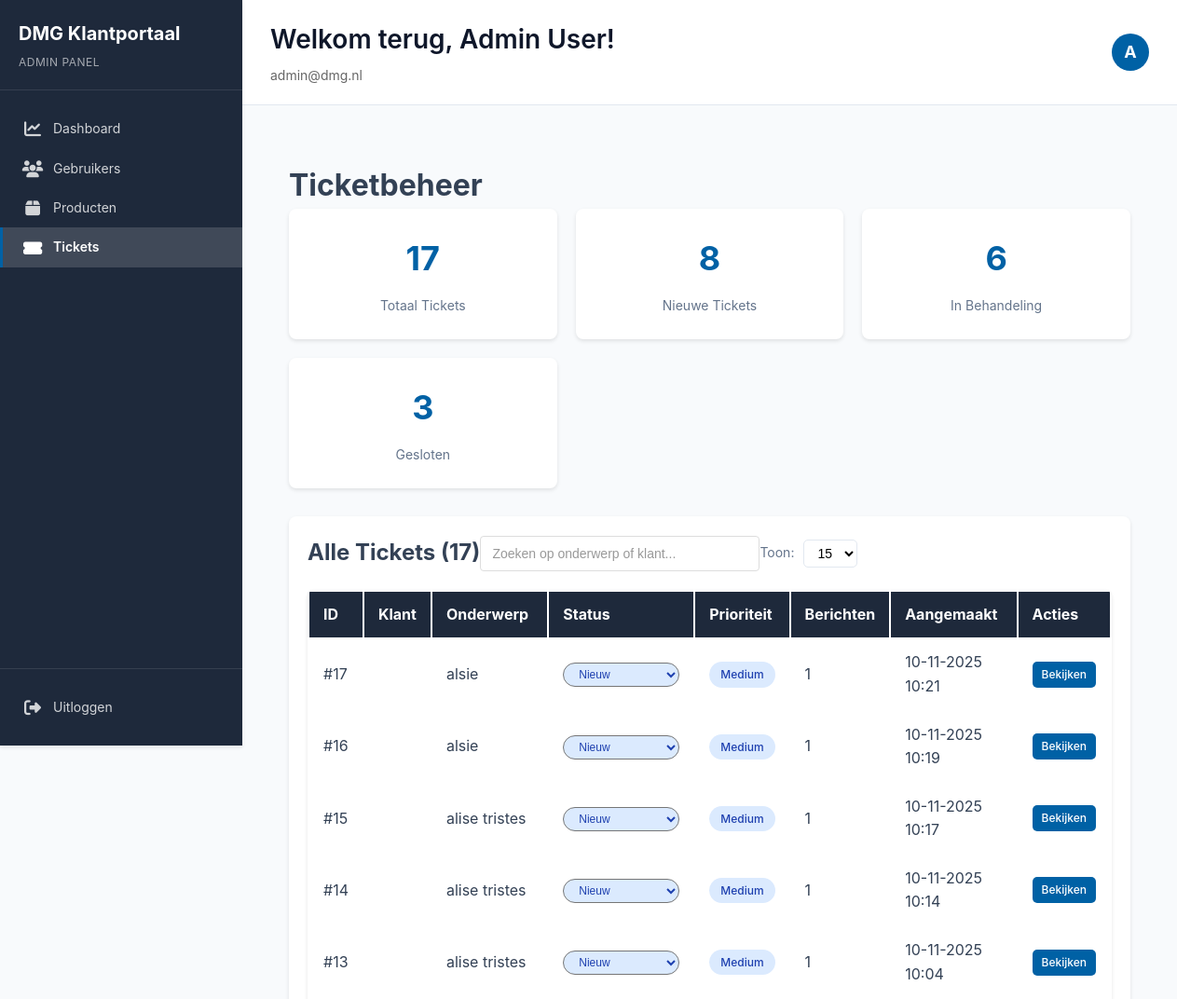
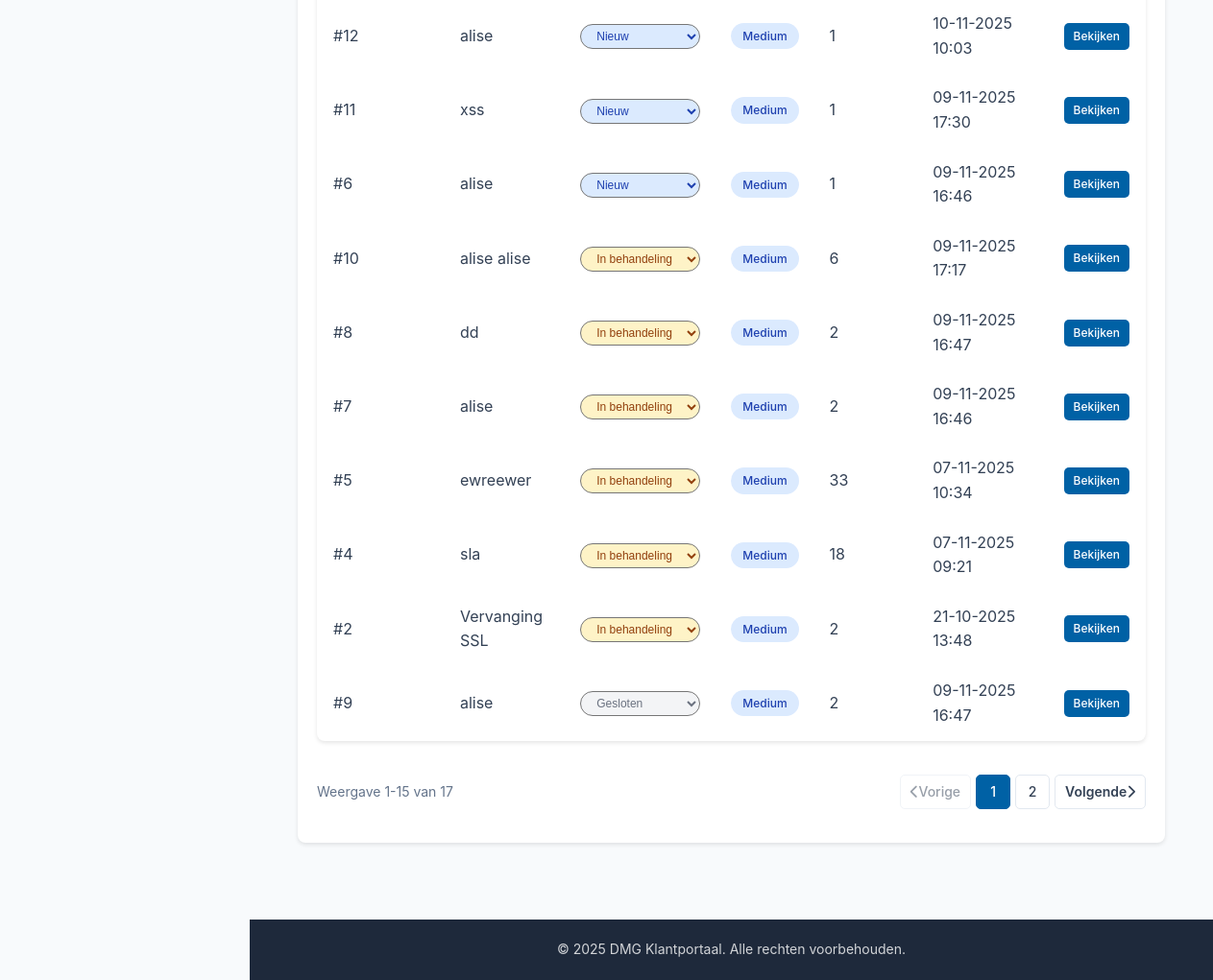
/views/admin/tickets.php (signed in), run on the app's committed database (2 pictures, top to bottom).
### tables this page shows
CREATE TABLE tickets (
    id INT AUTO_INCREMENT PRIMARY KEY,
    user_id INT NOT NULL,
    subject VARCHAR(255) NOT NULL,
    status ENUM('new', 'in_progress', 'closed') NOT NULL DEFAULT 'new',
    priority ENUM('low', 'medium', 'high', 'urgent') NOT NULL DEFAULT 'medium',
    created_at TIMESTAMP DEFAULT CURRENT_TIMESTAMP,
    updated_at TIMESTAMP DEFAULT CURRENT_TIMESTAMP ON UPDATE CURRENT_TIMESTAMP,
    closed_at TIMESTAMP NULL,
    FOREIGN KEY (user_id) REFERENCES users(id) ON DELETE CASCADE,
    INDEX idx_user_id (user_id),
    INDEX idx_status (status),
    INDEX idx_created_at (created_at)
);

### src/classes/Ticket.php (called while the page is built, shortened)
<?php
class Ticket {
    private $db;
    public function __construct() {
        $this->db = Database::getInstance()->getConnection();
    }
    public function getStatistics() {
        $stmt = $this->db->query("
            SELECT
                COUNT(*) as total,
                SUM(CASE WHEN status = 'new' THEN 1 ELSE 0 END) as new_tickets,
                SUM(CASE WHEN status = 'in_progress' THEN 1 ELSE 0 END) as in_progress,
                SUM(CASE WHEN status = 'closed' THEN 1 ELSE 0 END) as closed
            FROM tickets
        ");
        return $stmt->fetch();
    }
}

### src/config/database.php (called while the page is built, shortened)
<?php
class Database {
    private static $instance = null;
    private $connection;
    private function __construct() {
        $dsn = "mysql:host=" . DB_HOST . ";dbname=" . DB_NAME . ";charset=" . DB_CHARSET;
        $options = [
            PDO::ATTR_ERRMODE            => PDO::ERRMODE_EXCEPTION,
            PDO::ATTR_DEFAULT_FETCH_MODE => PDO::FETCH_ASSOC,
            PDO::ATTR_EMULATE_PREPARES   => false,
        ];
        try {
            $this->connection = new PDO($dsn, DB_USER, DB_PASSWORD, $options);
        } catch (PDOException $e) {
            throw new Exception("Connection failed: " . $e->getMessage());
        }
    }
    public static function getInstance() {
        if (self::$instance === null) {
            self::$instance = new self();
        }
        return self::$instance;
    }
    public function getConnection() {
        return $this->connection;
    }
}

### src/controllers/admin/TicketsController.php (called while the page is built, shortened)
<?php
class TicketsController
{
    private $db;
    private $ticketModel;
    public function __construct()
    {
        require_once __DIR__ . '/../../config/Database.php';
        require_once __DIR__ . '/../../classes/Ticket.php';
        require_once __DIR__ . '/../../classes/Paginator.php';
        $this->db = Database::getInstance()->getConnection();
        $this->ticketModel = new Ticket();
    }
    public function index()
    {
        $data = [];
        $page = isset($_GET['page']) ? max(1, (int)$_GET['page']) : 1;
        $perPage = isset($_GET['per_page']) ? max(5, min(100, (int)$_GET['per_page'])) : 15;
        $countQuery = "SELECT COUNT(*) FROM tickets";
        $data['paginator'] = Paginator::fromQuery($this->db, $countQuery, [], $perPage, $page);
        $stmt = $this->db->prepare("
            SELECT
                t.*,
                u.first_name,
                u.last_name,
                u.email,
                (SELECT COUNT(*) FROM ticket_messages WHERE ticket_id = t.id) as message_count
            FROM tickets t
            LEFT JOIN users u ON t.user_id = u.id
            ORDER BY
                CASE
                    WHEN t.status = 'new' THEN 1
                    WHEN t.status = 'in_progress' THEN 2
                    WHEN t.status = 'closed' THEN 3
                END,
                t.created_at DESC
            " . $data['paginator']->getLimitClause()
        );
        $stmt->execute();
        $data['tickets'] = $stmt->fetchAll(PDO::FETCH_ASSOC);
        $data['stats'] = $this->ticketModel->getStatistics();
        $data['perPage'] = $perPage;
        return $data;
    }
}

### src/views/admin/tickets.php (the view, shortened to what this page needs)
<?php
require_once __DIR__ . '/../../config/Database.php';
require_once __DIR__ . '/../../controllers/admin/TicketsController.php';
$controller = new TicketsController();
$data = $controller->index();
extract($data);
$search = trim($_GET['search'] ?? '');
?>
<?php include __DIR__ . '/../../includes/header.php'; ?>
<div class="container">
    <h1>Ticketbeheer</h1>
    <div class="stats-grid">
        <div class="stat-card">
            <h3><?php echo $stats['total']; ?></h3>
            <p>Totaal Tickets</p>
        </div>
        <div class="stat-card">
            <h3><?php echo $stats['new_tickets']; ?></h3>
            <p>Nieuwe Tickets</p>
        </div>
        <div class="stat-card">
            <h3><?php echo $stats['in_progress']; ?></h3>
            <p>In Behandeling</p>
        </div>
        <div class="stat-card">
            <h3><?php echo $stats['closed']; ?></h3>
            <p>Gesloten</p>
        </div>
    </div>
    <div class="table-container">
        <div class="table-header">
            <h2>Alle Tickets (<?php echo $paginator->getTotalItems(); ?>)</h2>
            <input
                type="text"
                id="ticketSearch"
                class="search-box"
                placeholder="Zoeken op onderwerp of klant..."
                value="<?php echo htmlspecialchars($search); ?>"
                onkeyup="filterTickets(this.value)"
            >
            <div class="table-actions">
                <div class="per-page-selector">
                    <label>Toon:</label>
                    <select onchange="window.location.href='?per_page='+this.value">
                        <option value="15" <?php echo $perPage == 15 ? 'selected' : ''; ?>>15</option>
                    </select>
                </div>
            </div>
        </div>
        <table class="data-table">
            <thead>
                <tr>
                    <th>ID</th>
                    <th>Klant</th>
                    <th>Onderwerp</th>
                    <th>Status</th>
                    <th>Prioriteit</th>
                    <th>Berichten</th>
                    <th>Aangemaakt</th>
                    <th>Acties</th>
                </tr>
            </thead>
            <tbody>
                <?php foreach ($tickets as $ticket): ?>
                    <tr class="ticket-row" data-search="<?php echo strtolower(htmlspecialchars($ticket['subject'] . ' ' . $ticket['first_name'] . ' ' . $ticket['last_name'] . ' ' . $ticket['email'])); ?>">
                        <td>#<?php echo $ticket['id']; ?></td>
                        <td>
                            <br><small><?php echo htmlspecialchars($ticket['email']); ?></small>
                        </td>
                        <td><?php echo htmlspecialchars($ticket['subject']); ?></td>
                        <td>
                            <form method="POST" class="inline-form">
                                <select name="status" onchange="this.form.submit()" class="badge badge-<?php echo $ticket['status']; ?>"
                                    class="btn-icon">
                                    <option value="new" <?php echo $ticket['status'] === 'new' ? 'selected' : ''; ?>>Nieuw</option>
                                    <option value="in_progress" <?php echo $ticket['status'] === 'in_progress' ? 'selected' : ''; ?>>In behandeling</option>
                                    <option value="closed" <?php echo $ticket['status'] === 'closed' ? 'selected' : ''; ?>>Gesloten</option>
                                </select>
                            </form>
                        </td>
                        <td><span class="badge badge-priority-<?php echo $ticket['priority']; ?>"><?php echo ucfirst($ticket['priority']); ?></span></td>
                        <td><?php echo $ticket['message_count']; ?></td>
                        <td><?php echo date('d-m-Y H:i', strtotime($ticket['created_at'])); ?></td>
                        <td>
                            <a href="/views/admin/ticket-detail.php?id=<?php echo $ticket['id']; ?>" class="btn btn-sm btn-primary">Bekijken</a>
                        </td>
                    </tr>
                <?php endforeach; ?>
            </tbody>
        </table>
        <?php echo $paginator->render('tickets.php', ['per_page' => $perPage]); ?>
    </div>
</div>
<?php include __DIR__ . '/../../includes/footer.php'; ?>

### src/includes/header.php (shortened to what this page needs)
<?php
$isAdmin = ($_SESSION['user_role'] ?? '') === 'admin';
$userName = $_SESSION['user_name'] ?? 'Gebruiker';
$userEmail = $_SESSION['user_email'] ?? '';
$currentPath = parse_url($_SERVER['REQUEST_URI'] ?? '/', PHP_URL_PATH) ?? '/';
function navActive($linkPath, $currentPath) {
    $cp = rtrim($currentPath, '/');
    $lp = rtrim($linkPath, '/');
    return strpos($cp, $lp) !== false ? 'active' : '';
}
?>
<!DOCTYPE html>
<html lang="nl">
<head>
    <link rel="stylesheet" href="https://cdnjs.cloudflare.com/ajax/libs/font-awesome/6.4.0/css/all.min.css">
    <link rel="stylesheet" href="/css/style.css">
    <link rel="stylesheet" href="/css/custom-components.css">
</head>
<body>
    <div class="layout-wrapper">
        <aside class="sidebar <?php echo $isAdmin ? 'sidebar-admin' : 'sidebar-customer'; ?>">
            <div class="sidebar-header">
                <h2 class="sidebar-logo"><?php echo APP_NAME; ?></h2>
                <p class="sidebar-role"><?php echo $isAdmin ? 'Admin Panel' : 'Klantportaal'; ?></p>
            </div>
            <nav class="sidebar-nav">
                <?php if ($isAdmin): ?>
                    <a href="/views/admin/dashboard.php" class="nav-item <?php echo navActive('/admin/dashboard.php', $currentPath); ?>">
                        <i class="nav-icon fas fa-chart-line"></i>
                        <span class="nav-text">Dashboard</span>
                    </a>
                    <a href="/views/admin/users.php" class="nav-item <?php echo navActive('/admin/users.php', $currentPath); ?>">
                        <i class="nav-icon fas fa-users"></i>
                        <span class="nav-text">Gebruikers</span>
                    </a>
                    <a href="/views/admin/products.php" class="nav-item <?php echo navActive('/admin/products.php', $currentPath); ?>">
                        <i class="nav-icon fas fa-box"></i>
                        <span class="nav-text">Producten</span>
                    </a>
                    <a href="/views/admin/tickets.php" class="nav-item <?php echo navActive('/admin/tickets.php', $currentPath); ?>">
                        <i class="nav-icon fas fa-ticket-alt"></i>
                        <span class="nav-text">Tickets</span>
                    </a>
                <?php endif; ?>
            </nav>
            <div class="sidebar-footer">
                <a href="/logout.php" class="nav-item nav-logout">
                    <i class="nav-icon fas fa-sign-out-alt"></i>
                    <span class="nav-text">Uitloggen</span>
                </a>
            </div>
        </aside>
        <div class="main-content">
            <header class="welcome-header">
                <div class="welcome-info">
                    <h1 class="welcome-title">Welkom terug, <?php echo htmlspecialchars($userName); ?>!</h1>
                    <p class="welcome-subtitle"><?php echo htmlspecialchars($userEmail); ?></p>
                </div>
                <div class="header-actions">
                    <div class="user-avatar">
                        <?php echo strtoupper(substr($userName, 0, 1)); ?>
                    </div>
                </div>
            </header>
            <div class="page-content">

### src/classes/Paginator.php (shortened to what this page needs)
<?php
class Paginator {
    private $totalItems;
    private $itemsPerPage;
    private $currentPage;
    private $totalPages;
    private $offset;
    public function __construct($totalItems, $itemsPerPage = 10, $currentPage = 1) {
        $this->totalItems = max(0, (int)$totalItems);
        $this->itemsPerPage = max(1, (int)$itemsPerPage);
        $this->currentPage = max(1, (int)$currentPage);
        $this->totalPages = max(1, (int)ceil($this->totalItems / $this->itemsPerPage));
        $this->offset = ($this->currentPage - 1) * $this->itemsPerPage;
    }
    public function getLimitClause() {
        return "LIMIT {$this->itemsPerPage} OFFSET {$this->offset}";
    }
    public function getTotalItems() {
        return $this->totalItems;
    }
    public function hasPreviousPage() {
        return $this->currentPage > 1;
    }
    public function hasNextPage() {
        return $this->currentPage < $this->totalPages;
    }
    public function getPageInfo() {
        $start = $this->offset + 1;
        $end = min($this->offset + $this->itemsPerPage, $this->totalItems);
        return "Weergave {$start}-{$end} van {$this->totalItems}";
    }
    public function getPageNumbers($adjacentPages = 2) {
        $pages = [];
        $pages[] = 1;
        $rangeStart = max(2, $this->currentPage - $adjacentPages);
        $rangeEnd = min($this->totalPages - 1, $this->currentPage + $adjacentPages);
        for ($i = $rangeStart; $i <= $rangeEnd; $i++) {
            $pages[] = $i;
        }
        if ($this->totalPages > 1) {
            $pages[] = $this->totalPages;
        }
        return $pages;
    }
    public function render($baseUrl = '', $additionalParams = [], $pageParamName = 'page') {
        $urlParts = parse_url($baseUrl);
        $queryParams = [];
        $queryParams = array_merge($queryParams, $additionalParams);
        $cleanUrl = $urlParts['path'] ?? '';
        $buildUrl = function($page) use ($cleanUrl, $queryParams, $pageParamName) {
            $params = array_merge($queryParams, [$pageParamName => $page]);
            return $cleanUrl . '?' . http_build_query($params);
        };
        $html = '<div class="pagination-wrapper">';
        $html .= '<div class="pagination-info">' . htmlspecialchars($this->getPageInfo()) . '</div>';
        $html .= '<ul class="pagination">';
        if ($this->hasPreviousPage()) {
            $html .= '<li class="prev"><a href="' . htmlspecialchars($buildUrl($this->currentPage - 1)) . '"><i class="fas fa-chevron-left"></i> Vorige</a></li>';
        } else {
            $html .= '<li class="prev disabled"><span><i class="fas fa-chevron-left"></i> Vorige</span></li>';
        }
        foreach ($this->getPageNumbers() as $page) {
            if ($page === '...') {
                $html .= '<li class="dots"><span>...</span></li>';
            } elseif ($page == $this->currentPage) {
                $html .= '<li class="active"><span>' . $page . '</span></li>';
            } else {
                $html .= '<li><a href="' . htmlspecialchars($buildUrl($page)) . '">' . $page . '</a></li>';
            }
        }
        if ($this->hasNextPage()) {
            $html .= '<li class="next"><a href="' . htmlspecialchars($buildUrl($this->currentPage + 1)) . '">Volgende <i class="fas fa-chevron-right"></i></a></li>';
        } else {
            $html .= '<li class="next disabled"><span>Volgende <i class="fas fa-chevron-right"></i></span></li>';
        }
        $html .= '</ul>';
        $html .= '</div>';
        return $html;
    }
    public static function fromQuery($pdo, $countQuery, $countParams = [], $itemsPerPage = 10, $currentPage = 1) {
        $stmt = $pdo->prepare($countQuery);
        $stmt->execute($countParams);
        $totalItems = $stmt->fetchColumn();
        return new self($totalItems, $itemsPerPage, $currentPage);
    }
}

### src/includes/footer.php (shortened to what this page needs)
            </div>
                            <footer class="main-footer">
                    <div class="footer-content">
                        <p>&copy; <?php echo date('Y'); ?> <?php echo APP_NAME; ?>. Alle rechten voorbehouden.</p>
                    </div>
                </footer>
        </div>
    </div>
</body>
</html>

### src/css/custom-components.css (style rules this page uses)
.welcome-subtitle { margin: 5px 0 0 0; font-size: 14px; color: #666; }
.header-actions { display: flex; align-items: center; gap: 10px; }
.user-avatar { width: 40px; height: 40px; background: var(--primary-color); color: white; border-radius: 50%; display: flex; align-items: center; justify-content: center; font-weight: bold; font-size: 18px; }
.inline-form { display: inline; }
.search-box { width: 100%; max-width: 300px; padding: 10px 12px; border: 1px solid #ddd; border-radius: 4px; font-size: 14px; transition: border-color 0.3s ease, box-shadow 0.3s ease; }
.search-box::placeholder { color: #999; }

### data on the page
tickets: id "17", subject "alsie", status "Nieuw", priority "Medium", message_count "1", created_at "10-11-2025 10:21"
tickets: id "16", subject "alsie", status "Nieuw", priority "Medium", message_count "1", created_at "10-11-2025 10:19"
tickets: id "15", subject "alise tristes", status "Nieuw", priority "Medium", message_count "1", created_at "10-11-2025 10:17"
tickets: id "14", subject "alise tristes", status "Nieuw", priority "Medium", message_count "1", created_at "10-11-2025 10:14"
tickets: id "13", subject "alise tristes", status "Nieuw", priority "Medium", message_count "1", created_at "10-11-2025 10:04"
tickets: id "12", subject "alise", status "Nieuw", priority "Medium", message_count "1", created_at "10-11-2025 10:03"
tickets: id "11", subject "xss", status "Nieuw", priority "Medium", message_count "1", created_at "09-11-2025 17:30"
tickets: id "6", subject "alise", status "Nieuw", priority "Medium", message_count "1", created_at "09-11-2025 16:46"
tickets: id "10", subject "alise alise", status "In behandeling", priority "Medium", message_count "6", created_at "09-11-2025 17:17"
tickets: id "8", subject "dd", status "In behandeling", priority "Medium", message_count "2", created_at "09-11-2025 16:47"
tickets: id "7", subject "alise", status "In behandeling", priority "Medium", message_count "2", created_at "09-11-2025 16:46"
tickets: id "5", subject "ewreewer", status "In behandeling", priority "Medium", message_count "33", created_at "07-11-2025 10:34"
tickets: id "4", subject "sla", status "In behandeling", priority "Medium", message_count "18", created_at "07-11-2025 09:21"
tickets: id "2", subject "Vervanging SSL", status "In behandeling", priority "Medium", message_count "2", created_at "21-10-2025 13:48"
tickets: id "9", subject "alise", status "Gesloten", priority "Medium", message_count "2", created_at "09-11-2025 16:47"

### other printed values
APP_NAME "DMG Klantportaal"
$userName "Admin User"
$userEmail "admin@dmg.nl"
substr($userName, 0, 1) "A"
$stats['total'] "17"
$stats['new_tickets'] "8"
$stats['in_progress'] "6"
$stats['closed'] "3"
$paginator->getTotalItems() "17"
$this->getPageInfo() "Weergave 1-15 van 17"
$page "1"
$page "2"
